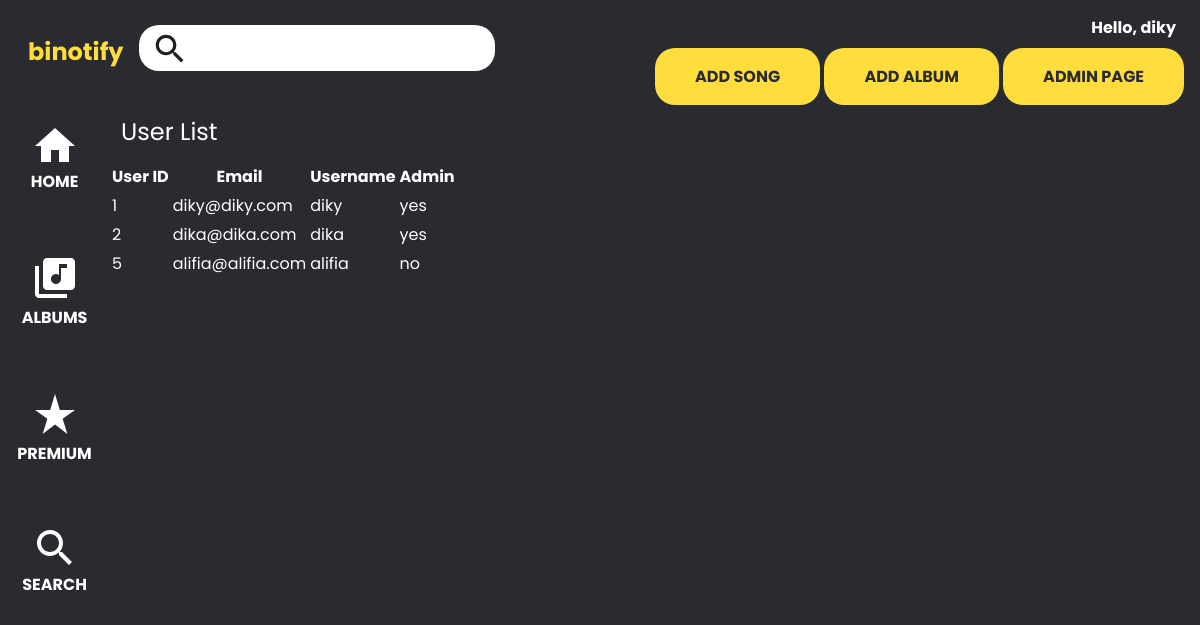
The app's page /admin/users (signed in) with its own data.
### tables this page shows
CREATE TABLE `user` (
  `user_id` int(10) UNSIGNED NOT NULL,
  `email` varchar(255) NOT NULL,
  `password` varchar(255) NOT NULL,
  `username` varchar(255) NOT NULL,
  `isAdmin` tinyint(1) NOT NULL
);

### src/app/core/Controller.php (called while the page is built, shortened)
<?php
class Controller
{
    public function view($view, $data = [])
    {
        require_once __DIR__ . '/../../app/views/' . $view . '.php';
    }
    public function model($model)
    {
        return new $model;
    }
}

### src/app/core/App.php (called while the page is built, shortened)
<?php
class App {
    protected $method = 'index';
    protected $params = [];
    public function __construct()
    {
        $url = $this->parseURL();
        if (isset($url[0])) {
            if (file_exists(__DIR__.'/../../app/controllers/' . $url[0] . '.php')) {
                unset($url[0]);
            }
        }
        $this->controller = new $this->controller;
        if (isset($url[1])) {
            if (method_exists($this->controller, $url[1])) {
                $this->method = $url[1];
            }
        }
        call_user_func_array([$this->controller, $this->method], $this->params);
    }
    public function parseURL()
    {
        if (isset($_GET['url'])) {
            $url = rtrim($_GET['url'], '/');
            $url = filter_var($url, FILTER_SANITIZE_URL);
            $url = explode('/', $url);
            return $url;
        }
    }
}

### src/index.php (called while the page is built, shortened)
<?php
$app = new App;

### src/app/core/Database.php (called while the page is built, shortened)
<?php
class Database
{
    private $host = DB_HOST;
    private $user = DB_USER;
    private $pass = DB_PASS;
    private $db_name = DB_NAME;
    private $dbh;
    private $stmt;
    public function __construct()
    {
        $dsn = 'mysql:host=' . $this->host . ';dbname=' . $this->db_name;
        $option = [
            PDO::ATTR_PERSISTENT => true,
            PDO::ATTR_ERRMODE => PDO::ERRMODE_EXCEPTION
        ];
        try {
            $this->dbh = new PDO($dsn, $this->user, $this->pass, $option);
        } catch (PDOException $e) {
            die($e->getMessage());
        }
    }
    public function query($query)
    {
        $this->stmt = $this->dbh->prepare($query);
    }
    public function execute()
    {
        $this->stmt->execute();
    }
    public function resultSet()
    {
        $this->execute();
        return $this->stmt->fetchAll(PDO::FETCH_ASSOC);
    }
}

### src/app/models/User_model.php (called while the page is built, shortened)
<?php
class User_model
{
    private $table = 'user';
    private $db;
    public function __construct()
    {
        $this->db = new Database;
    }
    public function getAllUsers()
    {
        $this->db->query("SELECT
            `user_id`, email, username, isAdmin
            FROM $this->table");
        return $this->db->resultSet();
    }
}

### src/app/views/admin/users.php (the view)
<div>
    <h1>
        User List
    </h1>
    <table>
        <tr>
            <th>User ID</th>
            <th>Email</th>
            <th>Username</th>
            <th>Admin</th>
        </tr>
        <?php
        foreach ($data as $user) {
        ?>
        <tr>
            <td><?= $user['user_id'] ?></td>
            <td><?= $user['email'] ?></td>
            <td><?= $user['username'] ?></td>
            <td><?= $user['isAdmin'] ? 'yes' : 'no' ?></td>
        </tr>
        <?php
        }
        ?>
    </table>
</div>

### src/app/views/templates/header.php (shortened to what this page needs)
<!DOCTYPE html>
<html lang="en">
<head>
</head>
<body>

### src/app/views/templates/navbar.php (shortened to what this page needs)
<div class="navbar-container">
	<div class="navbar-group">
		<a href="<?= BASE_URL ?>/">
			<h1 class="desktop-only" id="logo">binotify</h1>
		</a>
		<form method="post" id="search-bar-container" class="search-bar-container" action="<?= BASE_URL ?>/search">
			<div id="search-bar" class="input-solid search-bar">
				<input id="search-keyword" name="search_keyword" onkeyup="changeSearchAction()" />
			</div>
		</form>
	</div>
	<div class="navbar-group">
		<?php
		if (!isset($_SESSION['username'])) {
		?>
		<div class="auth">
			<a href="<?= BASE_URL ?>/login">
				<button class="button-outline">log in</button>
			</a>
			<a href="<?= BASE_URL ?>/register">
				<button class="button-solid">sign up</button>
			</a>
		</div>
		<?php
		} else {
		?>
		<div class="auth">
			<?php if ($_SESSION['isAdmin']) { ?>
				<p class="greetings">Hello, <?= $_SESSION['username'] ?></p>
				<a href="<?= BASE_URL ?>/song/add">
					<button class="button-solid">add song</button>
				</a>
				<a href="<?= BASE_URL ?>/album/add">
					<button class="button-solid">add album</button>
				</a>
				<a href="<?= BASE_URL ?>/admin">
					<button class="button-solid">admin page</button>
				</a>
			<?php } ?>
		</div>
		<?php
		}
		?>
	</div>
</div>

### src/app/views/templates/layout.php (shortened to what this page needs)
<?php require_once __DIR__ . "/header.php" ?>
<?php require_once __DIR__ . "/navbar.php" ?>
<div class="layout-container">
    <div class="sidebar-container">
        <div class="sidebar-item">
            <a href="<?= BASE_URL ?>/">
                <button class="button-sidebar">
                    <svg width="40" height="34" viewBox="0 0 40 34" xmlns="http://www.w3.org/2000/svg">
                        <path d="M16 34V22H24V34H34V18H40L20 0L0 18H6V34H16Z" />
                    </svg>
                    <div>HOME</div>
                </button>
            </a>
        </div>
        <div class="sidebar-item">
            <a href="<?= BASE_URL ?>/album">
                <button class="button-sidebar">
                    <div>ALBUMS</div>
                </button>
            </a>
        </div>
        <div class="sidebar-item">
            <a href="<?= BASE_URL ?>/premium">
                <button class="button-sidebar">
                    <svg width="40" height="40" viewBox="0 0 40 40" xmlns="http://www.w3.org/2000/svg">
                        <path d="M24.86 16L20 0L15.14 16H0L12.36 24.82L7.66 40L20 30.62L32.36 40L27.66 24.82L40 16H24.86Z" />
                    </svg>
                    <div>PREMIUM</div>
                </button>
            </a>
        </div>
        <div class="sidebar-item">
            <button class="button-sidebar" onclick="showSearch()">
                <div>SEARCH</div>
            </button>
        </div>
    </div>
    <div class="content-container">
        <div class="content">
            <?= $this->fetch($data) ?>
        </div>
    </div>
</div>
<?php require_once __DIR__ . "/footer.php" ?>

### src/app/controllers/admin.php (shortened to what this page needs)
<?php
class Admin extends Controller {
    public function users()
    {
        $this->view('templates/layout', [
            'mode' => 'users',
        ]);
    }
    public function fetch($data = [])
    {
        if ($data['mode'] == 'users') {
            $data = $this->model('User_model')->getAllUsers($data);
            $this->view('admin/users', $data);
        } else {
            $this->view('admin/index');
        }
    }
}

### src/app/views/templates/footer.php (shortened to what this page needs)
</body>
</html>

### records on screen
user: user_id "1", email "diky@diky.com", username "diky", isAdmin "yes"
user: user_id "2", email "dika@dika.com", username "dika", isAdmin "yes"
user: user_id "5", email "alifia@alifia.com", username "alifia", isAdmin "no"

### other values on screen
$_SESSION['username'] "diky"
